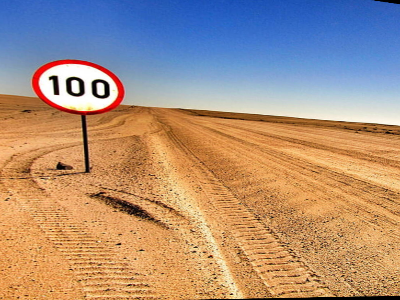
#> input picture Image_stitching/Input_images/Q2imageB.png, 400 x 300 px, found by its file name
$ python Stitcher.py
#> lines starting #> are read from the running program, lines starting #| are printed output that depends on the picture
import cv2
import numpy as np
import matplotlib.pyplot as plt

def orb_feature_detection(image):
    descriptor = cv2.ORB_create()
    (kpoints, features) = descriptor.detectAndCompute(image, None)
    return (kpoints, features)

def Matcher(crossCheck):
    bforce = cv2.BFMatcher(cv2.NORM_HAMMING, crossCheck=crossCheck)
    return bforce

def matchPoints(featuresA, featuresB):
    bforce = Matcher(crossCheck=True)
    best_matches = bforce.match(featuresA,featuresB)
    rawMatches = sorted(best_matches, key = lambda x:x.distance)
    return rawMatches

def get_Homo(kpsA, kpsB,matches, Thresh):
    kpsA = np.float32([kp.pt for kp in kpsA])
    kpsB = np.float32([kp.pt for kp in kpsB])

    if len(matches) > 4:
        ptsA = np.float32([kpsA[m.queryIdx] for m in matches])
        ptsB = np.float32([kpsB[m.trainIdx] for m in matches])
        (H, status) = cv2.findHomography(ptsA, ptsB, cv2.RANSAC,Thresh)
        return (H, status)

ImgB = cv2.imread("./Image_stitching/Input_images/Q2imageB.png")
#> ImgB is the input picture: shape (300, 400, 3); mean B, G, R 125.8, 144.8, 171.5
ImgB_grey = cv2.cvtColor(ImgB, cv2.COLOR_BGR2GRAY)
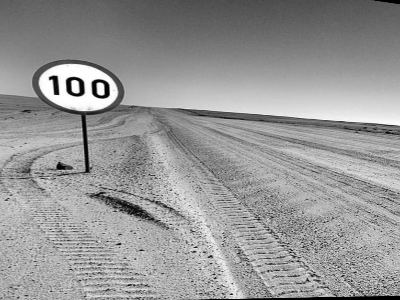
#> ImgB_grey: shape (300, 400); min 0, max 255, mean 150.6
ImgA = cv2.imread("./Image_stitching//Input_images/Q2imageA.png")
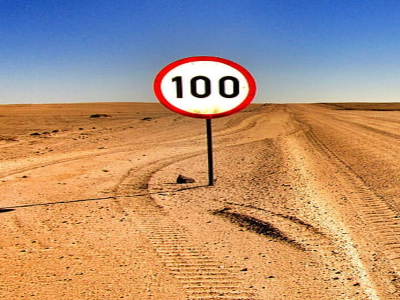
#> input picture Image_stitching/Input_images/Q2imageA.png, 400 x 300 px, found by its file name
#> ImgA is the input picture: shape (300, 400, 3); mean B, G, R 120.7, 145.8, 179.1
ImgA_grey = cv2.cvtColor(ImgA, cv2.COLOR_BGR2GRAY)
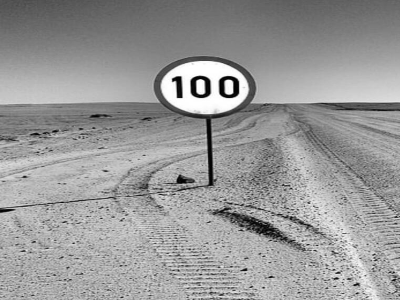
#> ImgA_grey: shape (300, 400); min 0, max 255, mean 152.9

kpsA, featuresA = orb_feature_detection(ImgB_grey)
#> in orb_feature_detection, `(kpoints, features) = descriptor.detectAndCompute(image, None)`: kpoints = 451 keypoints; strongest (x, y, size): (101, 94, 37.2), (73, 80, 37.2), (98, 83, 37.2), (75, 82, 44.6)
#> kpsA has the same summary as kpoints in orb_feature_detection
kpsB, featuresB = orb_feature_detection(ImgA_grey)
#> in orb_feature_detection (call 2), `(kpoints, features) = descriptor.detectAndCompute(image, None)`: kpoints = 480 keypoints; strongest (x, y, size): (199, 81, 53.6), (228, 81, 53.6), (228, 92, 53.6), (200, 92, 53.6)
#> kpsB has the same summary as kpoints in orb_feature_detection

matches = matchPoints(featuresA,featuresB)
#> in matchPoints, `best_matches = bforce.match(featuresA,featuresB)`: best_matches = 204 matches
#> matches = 204 matches

M = get_Homo(kpsA,kpsB,matches,Thresh=4)
#> in get_Homo, `kpsA = np.float32([kp.pt for kp in kpsA])`: kpsA = 451 pairs, first value 40.8 to 352, second value 75.6 to 266
#> in get_Homo, `kpsB = np.float32([kp.pt for kp in kpsB])`: kpsB = 480 pairs, first value 34 to 355, second value 74.88 to 268
#> in get_Homo, `ptsA = np.float32([kpsA[m.queryIdx] for m in matches])`: ptsA = 204 pairs, first value 40.8 to 294, second value 76 to 258
#> in get_Homo, `ptsB = np.float32([kpsB[m.trainIdx] for m in matches])`: ptsB = 204 pairs, first value 55.2 to 332.6, second value 74.88 to 267
#> in get_Homo, `(H, status) = cv2.findHomography(ptsA, ptsB, cv2.RANSAC,Thresh)`: H = [[0.978, -0.0547, 122.9], [-0.133, 1.09, -1.65], [-0.000461, -8.54e-05, 1]]; status = 204 values, max 1 at index 0, min 0 at index 99, mean 0.824
(H, status) = M

width = ImgB.shape[1] + ImgA.shape[1]
#> width = 800
height = ImgB.shape[0] + ImgA.shape[0]
#> height = 600
result = cv2.warpPerspective(ImgB, H, (width, height))
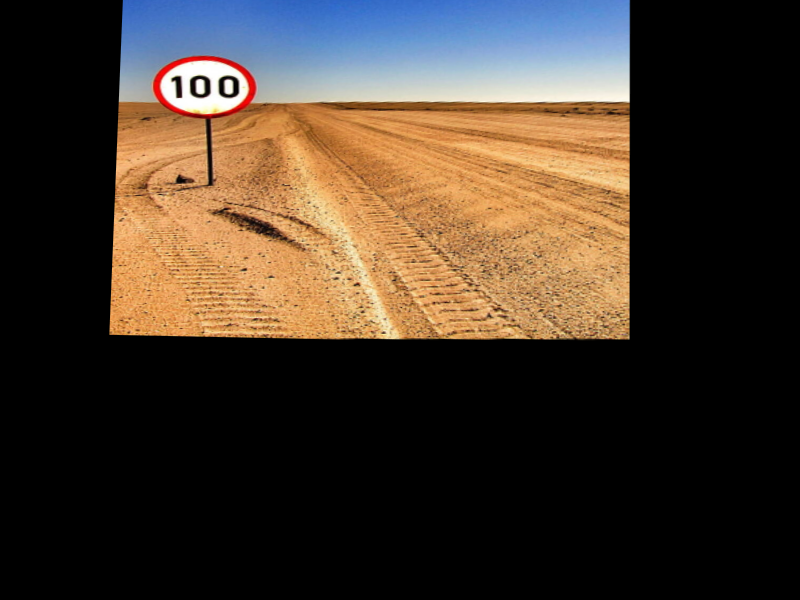
#> result: shape (600, 800, 3); mean B, G, R 43.4, 54.5, 67
result[0:ImgA.shape[0], 0:ImgA.shape[1]] = ImgA
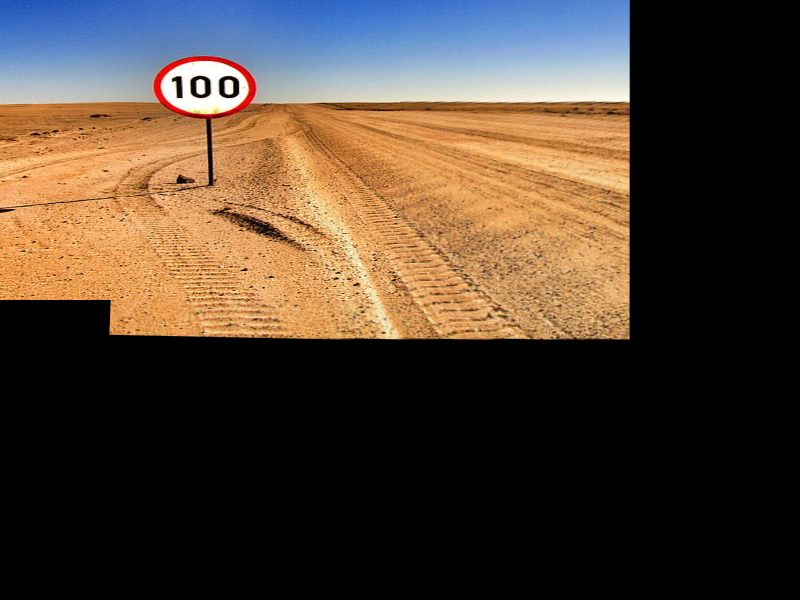
#> result: shape (600, 800, 3); mean B, G, R 52.4, 65.3, 80.2

result = result[0:325,0:630]
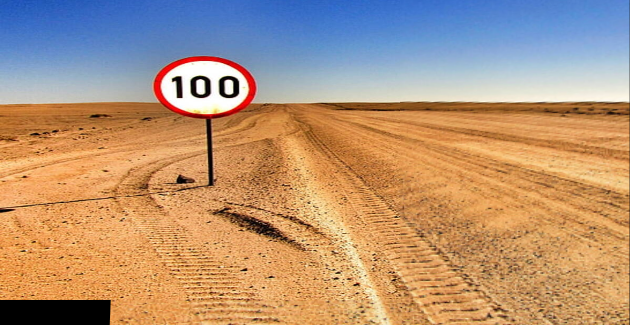
#> result: shape (325, 630, 3); mean B, G, R 119.9, 148, 181.1
result = cv2.cvtColor(result, cv2.COLOR_BGR2RGB)
plt.imshow(result)
plt.show()
